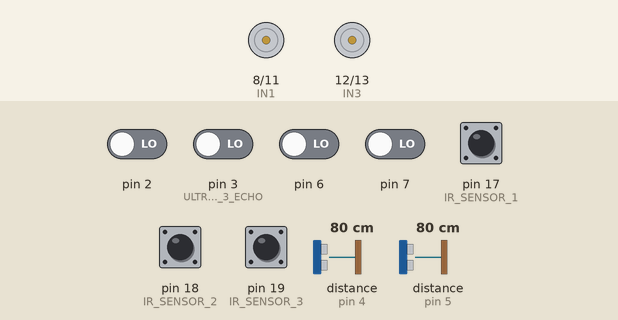
Recording of a sketch running on a simulated Arduino Uno, built with avr-gcc and run on an emulated ATmega328P. Parts: motor-driver pin pairs drawn as motors (green arrow = first pin HIGH = forward, orange = second pin HIGH = backward, longer = more drive, scaled by the enable pin). Wiring (inferred from the names in the program): 2 × ultrasonic range finder: trigger pin 14, echo pin 4 / trigger pin 15, echo pin 5. The inputs (shaded band) are chosen by the test bench; at power-on: pin 17 (IR_SENSOR_1), pin 18 (IR_SENSOR_2), pin 19 (IR_SENSOR_3) HIGH, pin 2, pin 3 (ULTRA_SENSOR_3_ECHO), pin 6, pin 7 LOW, distance to the obstacle (sensors on pin 4, pin 5) 80 cm. The echo pulse lasts 58.3 µs per cm; what the sketch prints to the serial monitor is not drawn.

Above: at 0.04 s.
Timing chart, 0 to 3.0 s (numbered marks = the images above):
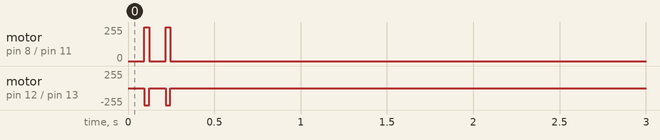

The sketch:

robo-sumo.ino
```cpp
#include "include/start_configs.h"
#include "include/robot_state_controller.h"

//Configurações de Interrupções de harware, registradores e pinos
void setup() {
    Serial.begin(9600);
    cli();
    start_pcintx_interrupt();
    start_timer1_phase_correct_pwm();
    start_pins();
    sei();
}

//Controle do robô com verificações de estado
void loop(){
    robot_controller();
}
```

IR_sensor.h
```cpp
#ifndef IR_SENSOR_H
#define IR_SENSOR_H
#include "pins.h"
#include "robot_state.h"

typedef enum{
  NO_LINE_DETECTED,
  RIGHT_IR,
  LEFT_IR,
  BACK_IR

} __attribute__((packed)) IRPosition_t;

extern volatile IRPosition_t g_current_IR_position;

#endif
```

motor.h
```cpp
#ifndef MOTOR_H
#define MOTOR_H
#include "pins.h"
#include "robot_state.h"

typedef enum{
  CLOCK_WISE,
  COUNTER_CLOCK_WISE,
  STOP,
  BRAKE
} __attribute__((packed)) MotorDirection_t;

typedef enum {
  IN1_PIN = (1 << IN1),
  IN2_PIN = (1 << IN2),
  IN3_PIN = (1 << IN3),
  IN4_PIN = (1 << IN4)
} __attribute__((packed)) InxPin_t;

typedef struct {
    InxPin_t inx_1;
    InxPin_t inx_2;
    void (*motor_velocity_manager) (uint8_t velocity);
} Motor_t;

extern Motor_t g_motor_1;
extern Motor_t g_motor_2;

void motor_controller(Motor_t *motor, MotorDirection_t direction, uint8_t velocity);
void move(Motor_t *motor_1, Motor_t *motor_2, MotorDirection_t direction, uint8_t velocity);
void turn(Motor_t *motor_1, Motor_t *motor_2, uint8_t velocity_curve);
void rotate_axis(Motor_t *motor_1, Motor_t *motor_2, uint8_t velocity);
void brake(Motor_t *motor_1, Motor_t *motor_2);
void rotate_axis_with_delay(Motor_t *motor_1, Motor_t *motor_2, int velocity, unsigned int delay);
void turn_to(MovementState_t turn_to);

#endif
```

robot_state.h
```cpp
#ifndef ROBOT_STATE_H
#define ROBOT_STATE_H
#include "ultrasonic_sensor.h"
#include "IR_sensor.h"
typedef enum {
  SCAN,
  ATTACK,
  FLEE
} __attribute__((packed)) RobotStates_t;

typedef enum{
  FORWARD,
  TURN_LEFT,
  TURN_RIGHT
} __attribute__((packed)) MovementState_t;

extern RobotStates_t g_current_robot_state;
extern MovementState_t g_current_move_state;

void attack();
void flee();
void rotate();
UltrasonicPosition_t scan(UltrasonicPosition_t position);
void update_global_state(unsigned int distance, UltrasonicPosition_t *sensor_position);

#endif
```

robot_state_controller.h
```cpp
#ifndef ROBOT_STATE_CONTROLLER_H
#define ROBOT_STATE_CONTROLLER_H

void robot_controller();

#endif
```

ultrasonic_sensor.h
```cpp
#ifndef ULTRASONIC_SENSOR_H
#define ULTRASONIC_SENSOR_H
#define READ_BUFFER_LIMIT 5
#define ACTUAL_MEDIAN_INDEX 2
#include "pins.h"

typedef enum {
  PULSE_SENT,
  PULSE_WAIT,
  PULSE_RECEIVED,
  PULSE_NOT_SEND,
  TIMEOUT
} __attribute__((packed)) UltrasonicSensorFSM_t;

typedef enum {
  FRONT,
  RIGHT,
  LEFT
} __attribute__((packed)) UltrasonicPosition_t;

typedef  enum {
    FRONT_TRIG = (1 << ULTRA_SENSOR_1_TRIG),
    RIGHT_TRIG = (1 << ULTRA_SENSOR_2_TRIG),
    LEFT_TRIG = (1 << ULTRA_SENSOR_3_TRIG)
} __attribute__((packed)) UltrasonicSensorTrig_t;

typedef enum{
  FRONT_ECHO = (1 << ULTRA_SENSOR_1_ECHO),
  RIGHT_ECHO = (1 << ULTRA_SENSOR_2_ECHO),
  LEFT_ECHO = (1 << ULTRA_SENSOR_3_ECHO)
} __attribute__((packed)) UltrasonicSensorEcho_t;

typedef struct {
    UltrasonicPosition_t sensor_position;
    UltrasonicSensorTrig_t trig_pin;
    UltrasonicSensorEcho_t echo_pin;
    unsigned int read_buffer[READ_BUFFER_LIMIT];
    uint8_t buffer_index;
} UltrasonicSensor_t;

unsigned int trigger_and_calculate(UltrasonicPosition_t position);

#endif
```

utils.h
```cpp
#ifndef UTILS_H
#define UTILS_H

__attribute__((always_inline))
inline void insertion_sort(unsigned int *array, uint8_t size){
  unsigned long key = 0;
  for (uint8_t i = 0; i < size; i++){
    for (uint8_t j = i; j > 0; j--){
       if (array[j - 1] > array[j]){
          key = array[j];
          array[j] = array[j - 1];
          array[j - 1] = key;
       } else {
          break;
       }
    }
  }
}

#endif
```

IR_sensor.cpp
```cpp
#include "../include/IR_sensor.h"
#include "../include/pins.h"

volatile IRPosition_t g_current_IR_position = NO_LINE_DETECTED;

//Essa interrupção é chamada toda vez que os sensores IR detectar uma linha branca.
ISR (PCINT1_vect){
  if (!(PINC & (1 << IR_SENSOR_1))){
    g_current_robot_state = FLEE;
    g_current_IR_position = RIGHT_IR;
  } else if (!(PINC & (1 << IR_SENSOR_2))){
    g_current_robot_state == FLEE;
    g_current_IR_position = LEFT_IR;
  } else if (!(PINC &  (1 << IR_SENSOR_3))){
    g_current_robot_state == FLEE;
    g_current_IR_position = BACK_IR;
  }
}
```

motor.cpp
```cpp
#include <Arduino.h>
#include "../include/motor.h"
#include "../include/pins.h"

static void change_velocity_motor_1(uint8_t velocity);
static void change_velocity_motor_2(uint8_t velocity);

Motor_t g_motor_1 = {IN1_PIN, IN2_PIN, change_velocity_motor_1};
Motor_t g_motor_2 = {IN3_PIN, IN4_PIN, change_velocity_motor_2};

//essas funções muda a velocidade dos motores mudando o valor do registrador OCR1X (diminuindo o intervalo entre os pulsos PWM);
static void change_velocity_motor_1(uint8_t velocity){
  OCR1A = velocity;
}

static void change_velocity_motor_2(uint8_t velocity){
  OCR1B = velocity;
}

//função para mudar o sentido dos motores. Isso controla o estado dos pinos IN1, IN2, IN3 e IN4 da ponte H l298n.
static void change_motor_direction(MotorDirection_t direction, Motor_t *motor){
    switch (direction) {
        case CLOCK_WISE:
          PORTB |= motor->inx_1;
          PORTB &= ~(motor->inx_2);
          break;
        case COUNTER_CLOCK_WISE:
          PORTB |= motor->inx_2;
          PORTB &= ~(motor->inx_1);
          break;
        case STOP:
          PORTB &= ~(motor->inx_1 | motor->inx_2);
          break;
        case BRAKE:
          PORTB |= motor->inx_1 | motor->inx_2;
        default:
          PORTB &= ~(motor->inx_1 | motor->inx_2);
          break;
    }
}

void motor_manager(Motor_t *motor, MotorDirection_t direction, uint8_t velocity){
  motor->motor_velocity_manager(velocity);
  change_motor_direction(direction, motor);
}

void move(Motor_t *motor_1, Motor_t *motor_2, MotorDirection_t direction, uint8_t velocity){
  motor_manager(motor_1, direction, velocity);
  motor_manager(motor_2, direction, velocity);
}

void turn(Motor_t *motor_1, Motor_t *motor_2, MotorDirection_t direction){
  motor_manager(motor_1, direction, 50);
  motor_manager(motor_2, direction, 100);
}

void rotate_axis(Motor_t *motor_1, Motor_t *motor_2, uint8_t velocity){
  motor_manager(motor_1, CLOCK_WISE, velocity);
  motor_manager(motor_2, COUNTER_CLOCK_WISE, velocity);
}

void turn_to(MovementState_t turn_to ){
  if (turn_to == TURN_RIGHT){
    rotate_axis(&g_motor_1, &g_motor_2, 100);
  } else if (turn_to == TURN_LEFT){
    rotate_axis(&g_motor_2, &g_motor_1, 100);
  }
}

void brake(Motor_t *motor_1, Motor_t *motor_2){
  change_motor_direction(BRAKE, motor_1);
  change_motor_direction(BRAKE, motor_2);
}

void rotate_axis_with_delay(Motor_t *motor_1, Motor_t *motor_2, int velocity, unsigned int delay){
  int initial_millis = millis();

  while (millis() - initial_millis <= delay && g_current_robot_state != FLEE) {
    rotate_axis(motor_1, motor_2, velocity);
  }

  brake(motor_1, motor_2);
}
```

robot_state.cpp
```cpp
#include "Arduino.h"
#include "../include/robot_state.h"
#include "../include/motor.h"

RobotStates_t g_current_robot_state;
MovementState_t g_current_move_state = FORWARD;

void attack(){
  move(&g_motor_1, &g_motor_2, CLOCK_WISE, 100);
}

static void flee_move(Motor_t *motor_1, Motor_t *motor_2, MotorDirection_t diretion, unsigned int rotate_delay){
  unsigned long initial_time = millis();

  while (millis() - initial_time <= rotate_delay){
    rotate_axis(motor_1, motor_2, 100);
  }

  initial_time = millis();

  while (millis() - initial_time <= 2000){
    move(motor_1, motor_2, diretion, 100);
  }

}

void flee(){
  if (g_current_IR_position == RIGHT_IR){
     flee_move(&g_motor_1, &g_motor_2, CLOCK_WISE, 200);
  } else if (g_current_IR_position == LEFT_IR){
     flee_move(&g_motor_2, &g_motor_1, CLOCK_WISE, 200);
  } else {
    flee_move(&g_motor_1, &g_motor_2, CLOCK_WISE, 0);
  }

  g_current_IR_position = NO_LINE_DETECTED;
  g_current_robot_state = SCAN;
}

UltrasonicPosition_t scan(UltrasonicPosition_t position){
    UltrasonicPosition_t update_position;

    if (position == FRONT){
      update_position = RIGHT;
    } else if (position == RIGHT){
      update_position = LEFT;
    } else {
      update_position = FRONT;
    }

    rotate_axis_with_delay(&g_motor_1, &g_motor_2, 100, 25);
    return update_position;
}

void update_global_state(unsigned int distance, UltrasonicPosition_t *sensor_position){
    if (distance > 30) {
        g_current_robot_state = SCAN;
        return;
    }

    switch (*sensor_position) {
      case FRONT:
          g_current_robot_state = ATTACK;
          g_current_move_state = FORWARD;
        break;
      case RIGHT:
         *sensor_position = FRONT;
          g_current_move_state = TURN_RIGHT;
          g_current_robot_state = ATTACK;
         break;
       case LEFT:
         *sensor_position = FRONT;
          g_current_move_state = TURN_LEFT;
          g_current_robot_state = ATTACK;
         break;
    }
}
```

robot_state_controller.cpp
```cpp
#include "HardwareSerial.h"
#include <Arduino.h>
#include "../include/robot_state_controller.h"
#include "../include/robot_state.h"
#include "../include/motor.h"
#define STATE_MOVE_QUANTITY 9

static UltrasonicPosition_t current_sensor_position = FRONT;

//CONTROLE COM BASE NO ESTADO GLOBAL (g_current_robot_state)
//1. ATTACK -> Rotaciona o proprio eixo para a direção atual e executa a logica de ataque;
//2. SCAN -> Rotaciona o proprio eixo em busca do inimigo;
//3. FLEE -> Fuga na direção contrária da linha branca.
static void state_controller(unsigned int distance){
    switch (g_current_robot_state){
      case ATTACK:
        turn_to(g_current_move_state);
        attack();
        break;
      case SCAN:
        current_sensor_position = scan(current_sensor_position);
        Serial.println(current_sensor_position);
        break;
      case FLEE:
        flee();
        break;
    }
}

//DIRETOR GERAL DO ROBÔ
//1. Obtemos a distância do sensor atual (current_sensor_position), que é concorrente para verificação;
//2. Atualizamos o estado global do robô;
//3. Agimos com base na distancia e no estado atual.
void robot_controller(){
  unsigned int distance = trigger_and_calculate(current_sensor_position);
  if (distance != 0){

    if (g_current_robot_state != FLEE){
      update_global_state(distance, &current_sensor_position);
    }

    state_controller(distance);
  }
}
```

ultrasonic_sensor.cpp
```cpp
#include <avr/interrupt.h>
#include <Arduino.h>
#include "../include/ultrasonic_sensor.h"
#include "../include/utils.h"

static volatile UltrasonicSensor_t g_ultrasonic_sensor[3] = {
  {FRONT, FRONT_TRIG, FRONT_ECHO, {0}, 0},
  {RIGHT, RIGHT_TRIG, RIGHT_ECHO, {0}, 0},
  {LEFT, LEFT_TRIG, LEFT_ECHO, {0}, 0}
};

static volatile UltrasonicSensor_t *current_ultrasonic_sensor;
static volatile unsigned long initial_time = 0;
static bool buffer_is_calculed = 0;
static  unsigned long latest_trigger = 0;
static volatile unsigned long pulse_received_time = 0;
static volatile UltrasonicSensorFSM_t g_current_sensor_state = PULSE_NOT_SEND;

/* Função para dar intervalo entre os disparos do sensores. 25 ms é um limite em uma arena de 77 cm.
  O limite de espera do retorno do pulso é de 60 ms. Recomendado pelo datasheet do HC SR04.
*/
__attribute__((always_inline))
static inline void trigger_delay(){
  if (g_current_sensor_state == PULSE_RECEIVED){
      cli();
      unsigned long temp_pulse_received_time = millis() - pulse_received_time;
      sei();
      if (temp_pulse_received_time >= 25){
        g_current_sensor_state = PULSE_NOT_SEND;
      }
  } else if (millis() - latest_trigger >= 60 && g_current_sensor_state == PULSE_WAIT){
         g_current_sensor_state = TIMEOUT;
   }
}

//Função básica de trigger.
static void trigger(volatile UltrasonicSensor_t *ultrasonic_sensor){
    if (g_current_sensor_state == PULSE_NOT_SEND || g_current_sensor_state == TIMEOUT){
        latest_trigger = millis();
        current_ultrasonic_sensor = ultrasonic_sensor;
        PORTC |= ultrasonic_sensor->trig_pin;
        delayMicroseconds(10);
        PORTC &= ~(ultrasonic_sensor->trig_pin);
        g_current_sensor_state = PULSE_SENT;
    } else {
      trigger_delay();
    }
}


//Essa função pega a mediana do buffer de leitura do sensor utilizando um agoritmo de insertion sort. Funcionando como filtro de leituras inconsistentes.
static unsigned int sensor_median(){
  unsigned int median = 0;

  if (current_ultrasonic_sensor->buffer_index == READ_BUFFER_LIMIT - 1){
     unsigned int temp_read_buffer[READ_BUFFER_LIMIT];
     cli();
     memcpy(temp_read_buffer, (const void *)current_ultrasonic_sensor->read_buffer, sizeof(unsigned int) * READ_BUFFER_LIMIT);
     sei();
     insertion_sort(temp_read_buffer, READ_BUFFER_LIMIT);
     median = temp_read_buffer[ACTUAL_MEDIAN_INDEX];
  }

  return median;
}

//Diferente do trigger, esta função chama o trigger, pega a mediana e retorna o valor convertidos para cm.
unsigned int trigger_and_calculate(UltrasonicPosition_t position){
  unsigned int distance_in_micro = 0;
  unsigned distance_in_cm = 0;

  trigger(&g_ultrasonic_sensor[position]);

  if (g_current_sensor_state == PULSE_RECEIVED){
      distance_in_micro = sensor_median();
      if (distance_in_micro != 0){
        distance_in_cm = distance_in_micro / 58;
      }
  }

  return distance_in_cm;
}

//Interrupção de hardware que é executada a cada mudança de estado nos pinos onde o ECHO está conectao.
ISR (PCINT2_vect){
  if (g_current_sensor_state == PULSE_SENT){
    if ((PIND & current_ultrasonic_sensor->echo_pin)){
       initial_time = micros();
       g_current_sensor_state = PULSE_WAIT;
    }
  } else if(g_current_sensor_state == PULSE_WAIT) {
    if (!(PIND & current_ultrasonic_sensor->echo_pin)){
        current_ultrasonic_sensor->read_buffer[current_ultrasonic_sensor->buffer_index] = micros() - initial_time;
        if (current_ultrasonic_sensor->buffer_index < READ_BUFFER_LIMIT - 1){
            current_ultrasonic_sensor->buffer_index += 1;
        } else {
          current_ultrasonic_sensor->buffer_index = 0;
        }
        pulse_received_time = millis();
        g_current_sensor_state = PULSE_RECEIVED;
    }
  }
}
```

pins.h
```cpp
#ifndef PINS_H
#define PINS_H
#include <Arduino.h>

//PORTC
// pinos TRIG sensores ultrassonico
#define ULTRA_SENSOR_1_TRIG PC0
#define ULTRA_SENSOR_2_TRIG PC1
#define ULTRA_SENSOR_3_TRIG PC2

//sensores infravermelho
#define IR_SENSOR_1 PC3
#define IR_SENSOR_2 PC4
#define IR_SENSOR_3 PC5

//PORTD
//pinos ECHO sensores ultrassonico
#define ULTRA_SENSOR_1_ECHO PD4
#define ULTRA_SENSOR_2_ECHO PD5
#define ULTRA_SENSOR_3_ECHO PD3

//PORTB
//pinos ponte h
#define MOTOR_1_ENA PB1
#define MOTOR_2_ENB PB2
#define IN1 PB0
#define IN2 PB3
#define IN3 PB4
#define IN4 PB5
#define ENABLE_ALL_H_BRIDGE_PINS 0x3F

#endif
```

start_configs.h
```cpp
#ifndef START_CONFIGS_H
#define START_CONFIGS_H
#define ICR1_TOP 100
#include <Arduino.h>
#include "pins.h"

inline void start_timer1_phase_correct_pwm(){
  TCCR1A = 0x00;
  TCCR1B = 0x00;
  TCNT1 = 0x00;
  TCCR1A = (1 << COM1A1) | (1 << COM1B1) | (1 << WGM11);
  TCCR1B = (1 << WGM13) | (1 << CS11);
  ICR1 = ICR1_TOP;
  OCR1A = 0;
  OCR1B = 0;
}

inline void start_pcintx_interrupt(){
  PCICR = (1 << PCIE2) | (1 << PCIE1);
  PCMSK2 = (1 << PCINT21) | (1 << PCINT20);
  PCMSK1 = (1 << PCINT11) | (1 << PCINT12) | (1 << PCINT13);

}

inline void start_pins(){
  DDRB |= ENABLE_ALL_H_BRIDGE_PINS;
  DDRD &= ~((1 << ULTRA_SENSOR_1_ECHO) | (1 << ULTRA_SENSOR_2_ECHO));
  DDRC |= (1 << ULTRA_SENSOR_1_TRIG) | (1 << ULTRA_SENSOR_2_TRIG);
}

#endif
```

Measured:
- by itself, motor on pin 8 (IN1) / pin 11 (IN2): alternates forward 255/255 for 0.03 s and stopped for 0.10 s, 4 changes in all, then stays stopped
- by itself, motor on pin 12 (IN3) / pin 13 (IN4): alternates backward 255/255 for 0.03 s and stopped for 0.10 s, 4 changes in all, then stays stopped
